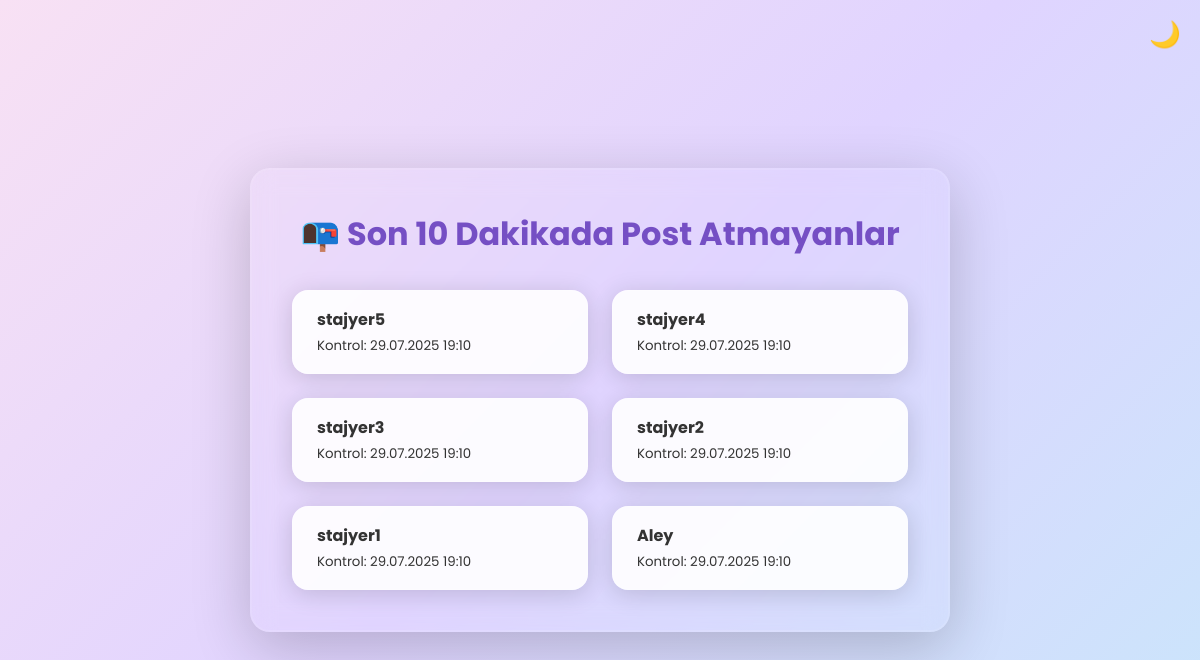
Screenshot of /posts/no-posts/ with the database file from the repository.
### post/models.py (models this page shows, shortened)
class NoPostRecord(models.Model):
    user = models.ForeignKey(User, on_delete=models.CASCADE)
    checked_at = models.DateTimeField(auto_now_add=True)

### post/views.py (the view)
# urls.py: path('no-posts/', no_posts, name='no_posts'),
def no_posts(request):
    users = NoPostRecord.objects.select_related('user').all().order_by('-checked_at')
    return render(request, 'no_posts.html', {'records': users})

### post/templates/no_posts.html (shortened to what this page needs)
<!DOCTYPE html>
<html lang="tr">
<head>
</head>
<body class="light">
  <button class="theme-toggle" onclick="toggleTheme()">🌙</button>
  <div class="wrapper">
    <h2>📭 Son 10 Dakikada Post Atmayanlar</h2>
    {% if records %}
      <div class="cards">
        {% for record in records %}
          <div class="card">
            <strong>{{ record.user.username }}</strong><br>
            <small>Kontrol: {{ record.checked_at|date:"d.m.Y H:i" }}</small>
          </div>
        {% endfor %}
      </div>
    {% else %}
      <p class="empty">🎉 Tüm kullanıcılar post atmış!</p>
    {% endif %}
  </div>
</body>
</html>

### post/templates/no_posts.html (style rules this page uses)
* { margin: 0; padding: 0; box-sizing: border-box; }
body { font-family: 'Poppins', sans-serif; min-height: 100vh; display: flex; align-items: center; justify-content: center; padding: 2rem; transition: background 0.4s ease, color 0.3s ease; overflow: hidden; }
.wrapper { max-width: 700px; width: 100%; backdrop-filter: blur(12px); border-radius: 20px; padding: 2.5rem; border: 2px solid rgba(255, 255, 255, 0.1); box-shadow: 0 16px 60px rgba(0, 0, 0, 0.2); position: relative; transition: all 0.4s ease; }
h2 { text-align: center; font-size: 2rem; margin-bottom: 2rem; color: var(--heading-color); }
.cards { display: grid; grid-template-columns: repeat(auto-fit, minmax(250px, 1fr)); gap: 1.5rem; }
.card { background: rgba(255, 255, 255, 0.07); border-radius: 16px; padding: 1rem 1.5rem; color: var(--text-color); border: 1px solid rgba(255, 255, 255, 0.15); box-shadow: 0 4px 24px rgba(0, 0, 0, 0.15); backdrop-filter: blur(10px); animation: fadeIn 0.6s ease forwards; opacity: 0; }
.card:nth-child(1) { animation-delay: 0.1s; }
.card:nth-child(2) { animation-delay: 0.2s; }
.card:nth-child(3) { animation-delay: 0.3s; }
.card:nth-child(4) { animation-delay: 0.4s; }
.card:nth-child(5) { animation-delay: 0.5s; }
.theme-toggle { position: absolute; top: 1.2rem; right: 1.2rem; background: none; border: none; font-size: 1.6rem; cursor: pointer; z-index: 10; color: var(--text-color); }
body.light { background: linear-gradient(135deg, #f8e1f4, #e0d4ff, #c9e6fb); --bg-color: rgba(255, 255, 255, 0.8); --text-color: #222; --heading-color: #754fc4; }
body.light .card { background: rgba(255, 255, 255, 0.9); color: #333; }

### rows the page displays
NoPostRecord: user.username "stajyer5", checked_at "29.07.2025 19:10"
NoPostRecord: user.username "stajyer4", checked_at "29.07.2025 19:10"
NoPostRecord: user.username "stajyer3", checked_at "29.07.2025 19:10"
NoPostRecord: user.username "stajyer2", checked_at "29.07.2025 19:10"
NoPostRecord: user.username "stajyer1", checked_at "29.07.2025 19:10"
NoPostRecord: user.username "Aley", checked_at "29.07.2025 19:10"
